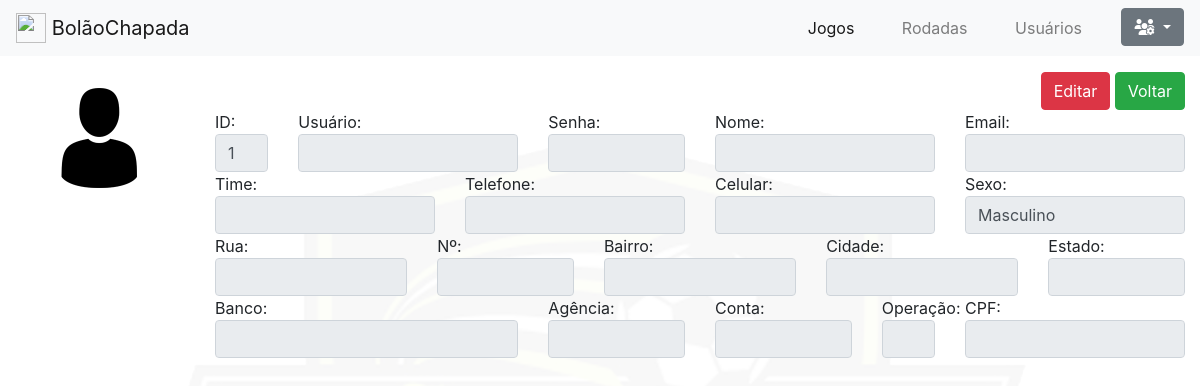
Page /web/dashboard/usuarios/visualiza.php?id=1 on the committed database.
### tables this page shows
CREATE TABLE `usuarios` (
  `id` int(11) NOT NULL,
  `avatar` varchar(250) DEFAULT NULL,
  `usuario` varchar(200) DEFAULT NULL,
  `nome` varchar(255) DEFAULT NULL,
  `email` varchar(255) DEFAULT NULL,
  `senha` varchar(255) DEFAULT NULL,
  `meutime` varchar(30) DEFAULT NULL,
  `telefone` varchar(13) DEFAULT NULL,
  `celular` varchar(13) DEFAULT NULL,
  `sexo` varchar(20) DEFAULT NULL,
  `rua` varchar(200) DEFAULT NULL,
  `numero` varchar(15) DEFAULT NULL,
  `bairro` varchar(200) DEFAULT NULL,
  `cidade` varchar(200) DEFAULT NULL,
  `estado` varchar(20) DEFAULT NULL,
  `banco` varchar(50) DEFAULT NULL,
  `agencia` varchar(15) DEFAULT NULL,
  `conta` varchar(200) DEFAULT NULL,
  `operacao` varchar(15) DEFAULT NULL,
  `cpf` varchar(11) DEFAULT NULL
);

### web/dashboard/usuarios/visualiza.php (the view)
<?php require('../_header.php'); ?>
<link rel="stylesheet" type="text/css" href="../css/dashboard.css">
<?php require('../_navegar.php'); ?>
	<?php
		$id = $_GET["id"];
		$sql = "SELECT * FROM usuarios WHERE id = $id;";
		$qry = mysqli_query($conecta, $sql);
		$resultado = mysqli_fetch_assoc($qry);
	?>
<div class="container-fluid">
	<br>
	<br>
	<br>
	<div class="row">
		<div class="col-md-2">
				<center>
					<img src="../<?php echo $resultado["avatar"]; ?>" class="img_perfil">
				</center>
		</div>
		<div class="col-md-10">
			<form method="post">
				<div class="text-right">
					<a href="editar.php?id=<?php echo $id ?>" class="btn btn-danger">Editar</a>
					<a href="index.php"  class="btn btn-success text-right">Voltar</a>
				</div>
				<div class="row">
					<div class="col-md-1">
						ID:
						<input type="text" name="id" class="form-control" value="<?php echo $resultado["id"]; ?>" readonly>
					</div>
					<div class="col">
						Usuário:
						<input type="text" name="usuario" class="form-control" value="<?php echo $resultado["usuario"]; ?>" readonly>
					</div>
					<div class="col-md-2">
						Senha:
						<input type="password" name="senha" class="form-control" value="<?php echo $resultado["password"]; ?>" readonly>
					</div>
					<div class="col">
						Nome:
						<input type="text" name="nome" class="form-control" value="<?php echo $resultado["nome"]; ?>" readonly>
					</div>
					<div class="col">
						Email:
						<input type="mail" name="email" class="form-control" pattern="[a-z0-9._%+-]+@[a-z0-9.-]+\.[a-z]{2,4}$" value="<?php echo $resultado["email"]; ?>" readonly>
					</div>
				</div>
				<div class="row">
					<div class="col">
						Time:
						<input type="text" name="time" class="form-control" value="<?php echo $resultado["meutime"]; ?>" readonly>
					</div>
					<div class="col">
						Telefone:
						<input type="tel" name="telefone" class="form-control" value="<?php echo $resultado["telefone"]; ?>" readonly>
					</div>
					<div class="col">
						Celular:
						<input type="tel" name="celular" class="form-control" value="<?php echo $resultado["celular"]; ?>" readonly>
					</div>
					<div class="col">
						Sexo:
						<input type="text" name="sexo" class="form-control" value="<?php echo $resultado["sexo"]; ?>" readonly>
					</div>
				</div>
				<div class="row">
					<div class="col">
						Rua:
						<input type="text" name="rua" class="form-control" value="<?php echo $resultado["rua"]; ?>" readonly>
					</div>
					<div class="col-md-2">
						Nº:
						<input type="text" name="numero" class="form-control" value="<?php echo $resultado["numero"]; ?>" readonly>
					</div>
					<div class="col">
						Bairro:
						<input type="text" name="bairro" class="form-control" value="<?php echo $resultado["bairro"]; ?>" readonly>
					</div>
					<div class="col">
						Cidade:
						<input type="text" name="cidade" class="form-control" value="<?php echo $resultado["cidade"]; ?>" readonly>
					</div>
					<div class="col-md-2">
						Estado:
						<input type="text" name="estado" class="form-control" value="<?php echo $resultado["estado"]; ?>" readonly>
					</div>
				</div>
				<div class="row">
					<div class="col">
						Banco:
						<input type="text" name="banco" class="form-control" value="<?php echo $resultado["banco"]; ?>" readonly>
					</div>
					<div class="col-md-2">
						Agência:
						<input type="text" name="agencia" class="form-control" value="<?php echo $resultado["agencia"]; ?>" readonly>
					</div>
					<div class="col-md-2">
						Conta:
						<input type="text" name="conta" class="form-control" value="<?php echo $resultado["conta"]; ?>" readonly>
					</div>
					<div class="col-md-1">
						Operação:
						<input type="text" name="operacao" class="form-control" value="<?php echo $resultado["operacao"]; ?>" readonly>
					</div>
					<div class="col-md-3">
						CPF:
						<input type="text" name="cpf" class="form-control" value="<?php echo $resultado["cpf"]; ?>" readonly>
					</div>
				</div>
				<br>
			</form>
		</div>
	</div>
</div>
<?php require('../_footer.php'); ?>

### web/dashboard/css/dashboard.css (style rules this page uses)
.img_perfil { width: 128px; height: 128px; border-radius: 50px; }

### rows in the picture
usuarios: avatar (placeholder picture), id "1", sexo "Masculino"
